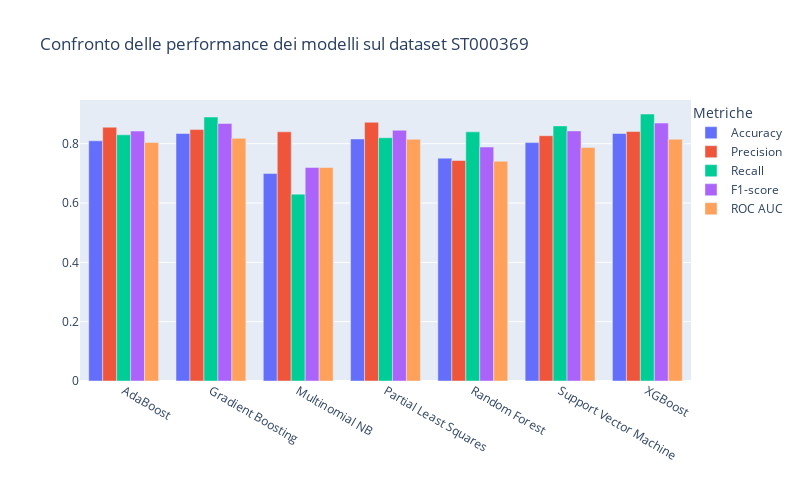

The code cell stored with this chart in its notebook:
### Code cell
fig = px.bar(df.T, barmode='group', title='Confronto delle performance dei modelli sul dataset ST000369',
             labels={'value': 'Valore', 'variable': 'Metrica', 'index': 'Modello',},
             width=800, height=500)

fig.update_layout(showlegend=True, legend_title='Metriche', legend=dict(x=1, y=1, traceorder='normal'))

fig.update_xaxes(title_text='')
fig.update_yaxes(title_text='')

### Figure 1 — Plotly figure (JSON) as saved in the notebook; plotly's stock layout.template omitted (floating-point values rounded to 4 significant figures)
{"data": [{"alignmentgroup": "True", "hovertemplate": "Metrica=Accuracy<br>Modello=%{x}<br>Valore=%{y}<extra></extra>", "legendgroup": "Accuracy", "marker": {"color": "#636efa", "pattern": {"shape": ""}}, "name": "Accuracy", "offsetgroup": "Accuracy", "orientation": "v", "showlegend": true, "textposition": "auto", "type": "bar", "x": ["AdaBoost", "Gradient Boosting", "Multinomial NB", "Partial Least Squares", "Random Forest", "Support Vector Machine", "XGBoost"], "xaxis": "x", "y": [0.8098, 0.8344, 0.6994, 0.816, 0.7514, 0.8037, 0.8344], "yaxis": "y"}, {"alignmentgroup": "True", "hovertemplate": "Metrica=Precision<br>Modello=%{x}<br>Valore=%{y}<extra></extra>", "legendgroup": "Precision", "marker": {"color": "#EF553B", "pattern": {"shape": ""}}, "name": "Precision", "offsetgroup": "Precision", "orientation": "v", "showlegend": true, "textposition": "auto", "type": "bar", "x": ["AdaBoost", "Gradient Boosting", "Multinomial NB", "Partial Least Squares", "Random Forest", "Support Vector Machine", "XGBoost"], "xaxis": "x", "y": [0.8557, 0.8476, 0.84, 0.8723, 0.7434, 0.8269, 0.8411], "yaxis": "y"}, {"alignmentgroup": "True", "hovertemplate": "Metrica=Recall<br>Modello=%{x}<br>Valore=%{y}<extra></extra>", "legendgroup": "Recall", "marker": {"color": "#00cc96", "pattern": {"shape": ""}}, "name": "Recall", "offsetgroup": "Recall", "orientation": "v", "showlegend": true, "textposition": "auto", "type": "bar", "x": ["AdaBoost", "Gradient Boosting", "Multinomial NB", "Partial Least Squares", "Random Forest", "Support Vector Machine", "XGBoost"], "xaxis": "x", "y": [0.83, 0.89, 0.63, 0.82, 0.84, 0.86, 0.9], "yaxis": "y"}, {"alignmentgroup": "True", "hovertemplate": "Metrica=F1-score<br>Modello=%{x}<br>Valore=%{y}<extra></extra>", "legendgroup": "F1-score", "marker": {"color": "#ab63fa", "pattern": {"shape": ""}}, "name": "F1-score", "offsetgroup": "F1-score", "orientation": "v", "showlegend": true, "textposition": "auto", "type": "bar", "x": ["AdaBoost", "Gradient Boosting", "Multinomial NB", "Partial Least Squares", "Random Forest", "Support Vector Machine", "XGBoost"], "xaxis": "x", "y": [0.8426, 0.8683, 0.72, 0.8454, 0.7887, 0.8431, 0.8696], "yaxis": "y"}, {"alignmentgroup": "True", "hovertemplate": "Metrica=ROC AUC<br>Modello=%{x}<br>Valore=%{y}<extra></extra>", "legendgroup": "ROC AUC", "marker": {"color": "#FFA15A", "pattern": {"shape": ""}}, "name": "ROC AUC", "offsetgroup": "ROC AUC", "orientation": "v", "showlegend": true, "textposition": "auto", "type": "bar", "x": ["AdaBoost", "Gradient Boosting", "Multinomial NB", "Partial Least Squares", "Random Forest", "Support Vector Machine", "XGBoost"], "xaxis": "x", "y": [0.8039, 0.818, 0.7198, 0.8148, 0.741, 0.7871, 0.8151], "yaxis": "y"}], "layout": {"barmode": "group", "height": 500, "legend": {"title": {"text": "Metriche"}, "tracegroupgap": 0, "traceorder": "normal", "x": 1, "y": 1}, "showlegend": true, "title": {"text": "Confronto delle performance dei modelli sul dataset ST000369"}, "width": 800, "xaxis": {"anchor": "y", "domain": [0, 1], "title": {"text": ""}}, "yaxis": {"anchor": "x", "domain": [0, 1], "title": {"text": ""}}}}
